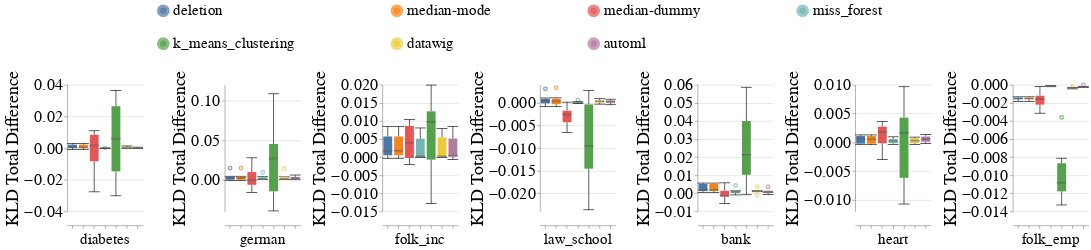

Notebook code for this chart:
### Code cell
create_box_plots_for_diff_imputers_and_datasets_for_mixed_exp(train_injection_scenario='MCAR3',
                                                              test_injection_scenario='MCAR3',
                                                              metric_name='kl_divergence_total',
                                                              dataset_to_column_name=DATASET_TO_COLUMN_NAME,
                                                              dataset_to_group=DATASETS_SENSITIVE_ATTRS,
                                                              db_client=db_client,
                                                              without_dummy=False)

### Figure 1 — Vega-Lite specification as saved in the notebook (floating-point values rounded to 4 significant figures; data arrays with more than 128 entries replaced by an {"elided": "..."} marker saying what was removed)
{"config": {"view": {"continuousWidth": 400, "continuousHeight": 300, "stroke": null}, "axis": {"labelFontSize": 26, "labelFontWeight": "normal", "titleFontSize": 28, "titleFontWeight": "normal"}, "facet": {"spacing": 15}, "header": {"labelFontSize": 24, "labelOrient": "bottom", "labelPadding": 5, "titleFontSize": 28}, "legend": {"columns": 4, "direction": "horizontal", "labelFontSize": 24, "labelLimit": 400, "orient": "top", "symbolOffset": 140, "symbolStrokeWidth": 10, "titleAnchor": "middle", "titleFontSize": 26, "titleLimit": 300}, "title": {"fontSize": 28}}, "data": {"name": "data-3ea622e289cef27450240f3362d0d400"}, "mark": {"type": "boxplot", "median": {"stroke": "black", "strokeWidth": 0.7}, "ticks": true}, "encoding": {"color": {"field": "Null_Imputer_Name", "sort": ["deletion", "median-mode", "median-dummy", "miss_forest", "k_means_clustering", "datawig", "automl"], "title": null, "type": "nominal"}, "column": {"field": "Extended_Dataset_Name", "sort": {"field": "Dataset_Sequence_Number", "order": "ascending"}, "title": null, "type": "nominal"}, "x": {"axis": {"labels": false}, "field": "Null_Imputer_Name", "sort": ["deletion", "median-mode", "median-dummy", "miss_forest", "k_means_clustering", "datawig", "automl"], "title": null, "type": "nominal"}, "y": {"field": "Kl_Divergence_Total_Difference", "scale": {"zero": false}, "title": "KLD Total Difference", "type": "quantitative"}}, "height": 200, "resolve": {"scale": {"y": "independent"}}, "width": 120, "$schema": "https://vega.github.io/schema/vega-lite/v4.17.0.json", "datasets": {"data-3ea622e289cef27450240f3362d0d400": {"elided": "294 records"}}}
